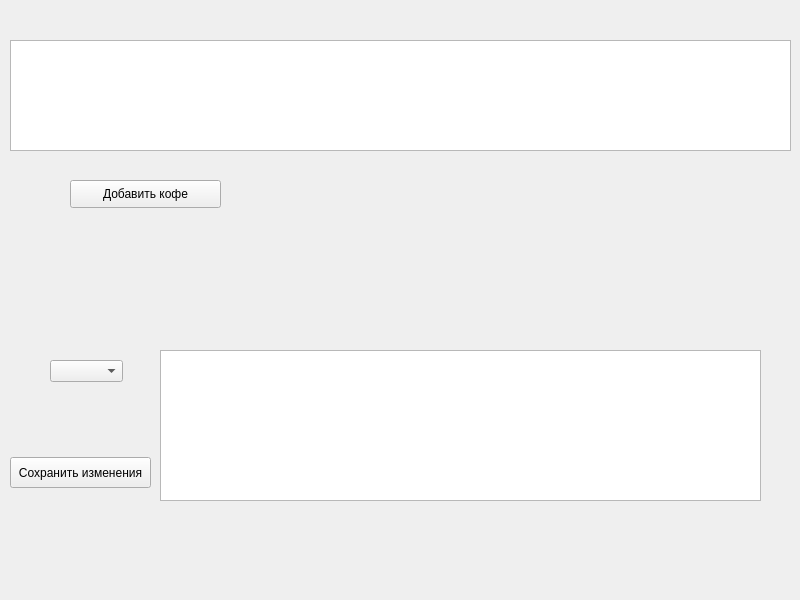
<?xml version="1.0" encoding="UTF-8"?>
<ui version="4.0">
 <class>Form</class>
 <widget class="QWidget" name="Form">
  <property name="geometry">
   <rect>
    <x>0</x>
    <y>0</y>
    <width>800</width>
    <height>600</height>
   </rect>
  </property>
  <property name="windowTitle">
   <string>Form</string>
  </property>
  <widget class="QPushButton" name="btn_add">
   <property name="geometry">
    <rect>
     <x>70</x>
     <y>180</y>
     <width>151</width>
     <height>28</height>
    </rect>
   </property>
   <property name="text">
    <string>Добавить кофе</string>
   </property>
  </widget>
  <widget class="QPushButton" name="pushButton_2">
   <property name="geometry">
    <rect>
     <x>10</x>
     <y>457</y>
     <width>141</width>
     <height>31</height>
    </rect>
   </property>
   <property name="text">
    <string>Сохранить изменения</string>
   </property>
  </widget>
  <widget class="QComboBox" name="comboBox">
   <property name="geometry">
    <rect>
     <x>50</x>
     <y>360</y>
     <width>73</width>
     <height>22</height>
    </rect>
   </property>
  </widget>
  <widget class="QLabel" name="label_error_add">
   <property name="geometry">
    <rect>
     <x>250</x>
     <y>170</y>
     <width>461</width>
     <height>31</height>
    </rect>
   </property>
   <property name="text">
    <string/>
   </property>
  </widget>
  <widget class="QTableWidget" name="tableWidgetEdit">
   <property name="geometry">
    <rect>
     <x>160</x>
     <y>350</y>
     <width>601</width>
     <height>151</height>
    </rect>
   </property>
  </widget>
  <widget class="QTableWidget" name="tableWidgetAdd">
   <property name="geometry">
    <rect>
     <x>10</x>
     <y>40</y>
     <width>781</width>
     <height>111</height>
    </rect>
   </property>
  </widget>
  <widget class="QLabel" name="label_error_edit">
   <property name="geometry">
    <rect>
     <x>200</x>
     <y>520</y>
     <width>461</width>
     <height>31</height>
    </rect>
   </property>
   <property name="text">
    <string/>
   </property>
  </widget>
 </widget>
 <resources/>
 <connections/>
</ui>
